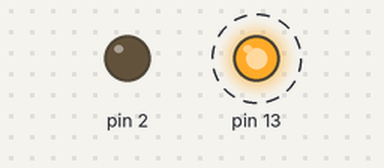
Bench run of a sketch on a simulated Arduino Uno, built with avr-gcc and run on an emulated ATmega328P. Shown: output pins drawn as LEDs (lit = HIGH). Dashed ring = blinking.

Above: at 0.07 s.
Timing chart, 0 to 3.0 s (numbered marks = the images above):
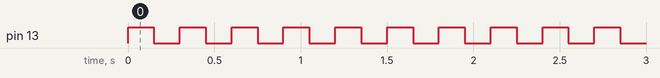

The sketch:

slave.ino
```cpp
#include <Arduino_FreeRTOS.h>

//function definition
void flash(int pin){
    digitalWrite(pin, HIGH);
    vTaskDelay( 10 );
    digitalWrite(pin, LOW);
    vTaskDelay( 10 );
}

// define two tasks for Blink & AnalogRead
void TaskBlink( void *pvParameters );
void Comms( void *pvParameters );

void setup() {
// initialize serial communication at 9600 bits per second:
Serial.begin(9600);

xTaskCreate(TaskBlink,"Blink",128,NULL,1,NULL);
xTaskCreate(Comms,"Comms",128,NULL,2,NULL);

//start scheduler
vTaskStartScheduler();
}

void loop()
{
  // Empty. Things are done in Tasks.
}


/*--------------------------------------------------*/
/*---------------------- Tasks ---------------------*/
/*--------------------------------------------------*/

void TaskBlink(void *pvParameters){
  (void) pvParameters;
// initialize digital pin 13 as an output
  pinMode(13, OUTPUT);
//flash pin continually while working
  while(1){
    flash(13);
//indicates functional RTOS
  }
}

void Comms(void *pvParameters){
  (void) pvParameters;
//2 is output, init variables
  pinMode(2, OUTPUT);
  String msg;
//read serial and react
  while(1){
//check availability
    if (Serial.available()){
//pause RTOS for communication
      vTaskSuspendAll();
      msg = Serial.readStringUntil('\n');
      switch(msg[1]){
        case 'n':
          digitalWrite(2,HIGH);
          break;
        case 'f':
          digitalWrite(2,LOW);
          break;
      }
//resume RTOS
      xTaskResumeAll();
    }
//delay for RTOS
    vTaskDelay(10);
  }
}
```

Measured:
- by itself, pin 13: alternates HIGH for 0.15 s and LOW for 0.15 s
